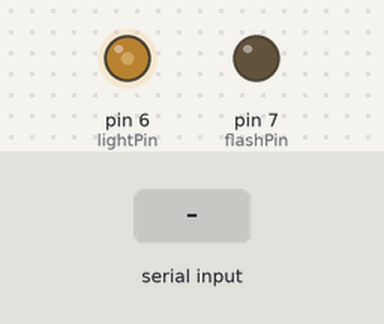
A sketch run on a simulated Arduino Uno, built with avr-gcc and run on an emulated ATmega328P. On the bench: output pins drawn as LEDs (lit = HIGH). The inputs (shaded band) are chosen by the test bench.

Above: at 1.2 s.
1.3 s: "1" received over Serial
At 2.0 s:
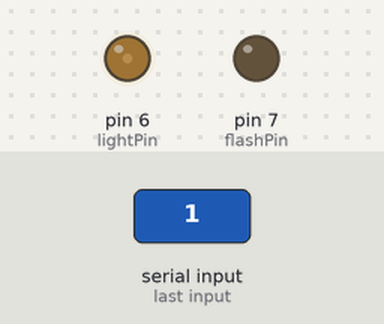
2.8 s: byte 255 (255) received over Serial
At 3.3 s:
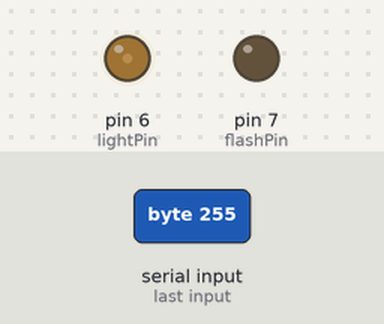
4.4 s: "0" received over Serial
At 5.6 s:
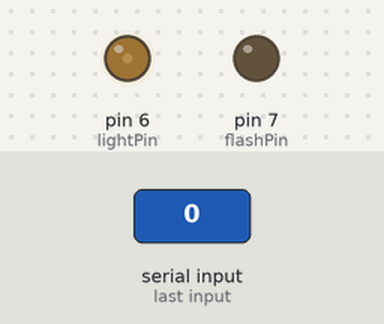
Timing chart, 0 to 7.4 s (numbered marks = the images above; inputs shaded):
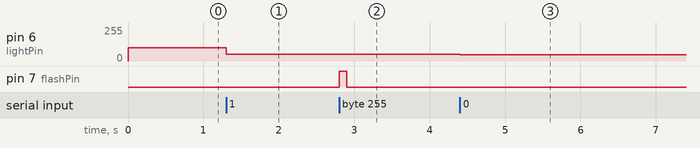

The sketch:

flashAndLight.ino
```cpp
// flashAndLight.ino

#define flashPin 7
#define lightPin 6

void setup() {
	Serial.begin(9600);
	pinMode(flashPin, OUTPUT);
        setBright(100);
}

void loop() {
	cereals();
}

void cereals(){
	if(Serial.available()){
		int tmp = Serial.read();
		if(tmp == 255) flash();
		else setBright(tmp);
	}
}

void flash(){
	digitalWrite(flashPin, HIGH);
	delay(100);
	digitalWrite(flashPin, LOW);
}

void setBright(int b){
	analogWrite(lightPin, b);
}
```

Measured:
- after the input at 1.3 s, pin 6 (lightPin): 100/255 → 49/255 at once
- after the input at 2.8 s, pin 7 (flashPin): LOW → HIGH at once, → LOW 0.10 s later
- after the input at 4.4 s, pin 6 (lightPin): 49/255 → 48/255 at once
